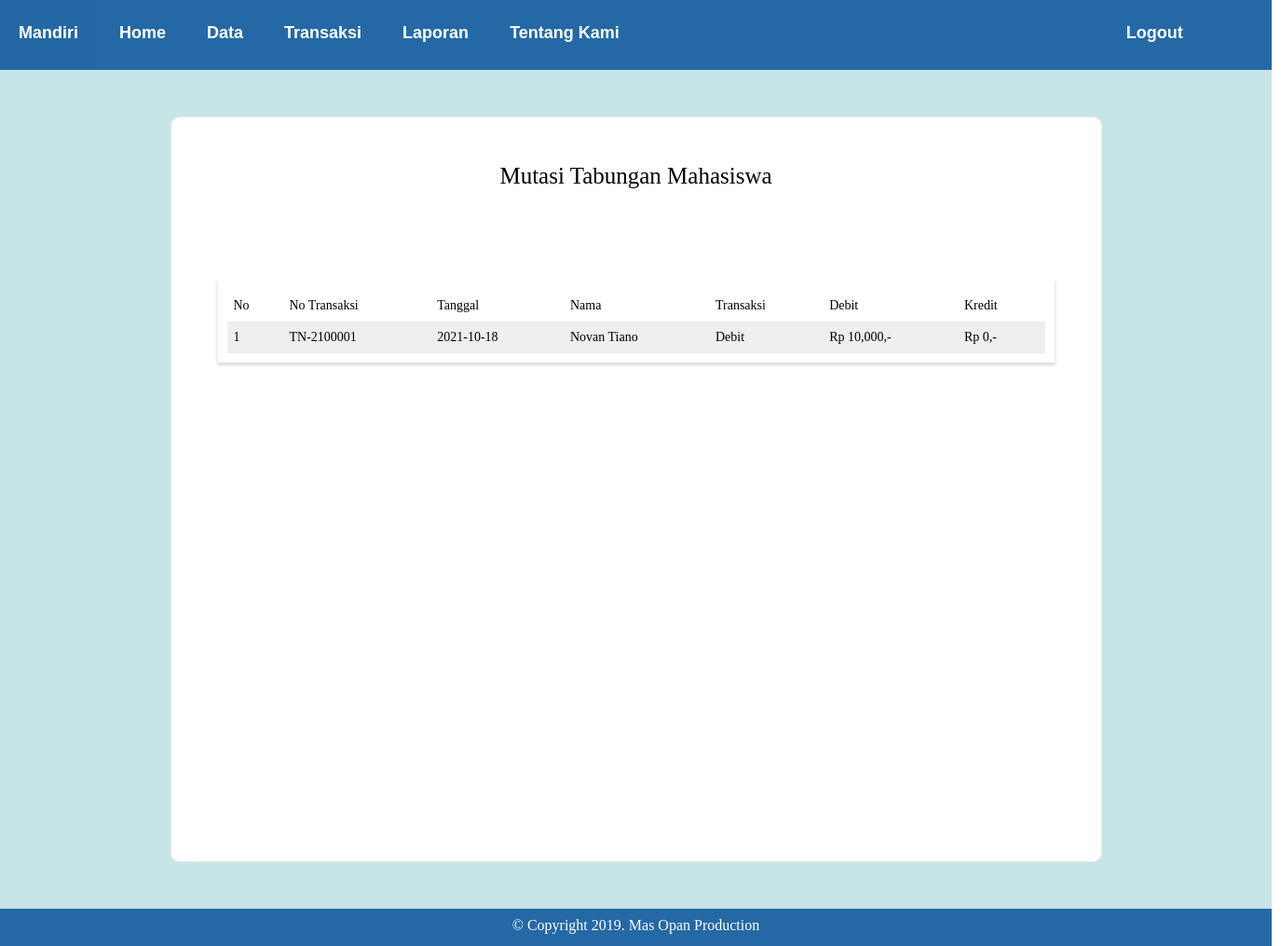
The app's page /php/mutasi.php (signed in) with its own data.
### tables this page shows
CREATE TABLE `transaksi` (
  `No_Transaksi` varchar(20) NOT NULL,
  `Tanggal` date NOT NULL,
  `Nama` varchar(50) NOT NULL,
  `Jenis_Transaksi` varchar(6) NOT NULL,
  `Debet` int(11) NOT NULL,
  `Kredit` int(11) NOT NULL
);

### php/fungsitransaksi.php (called while the page is built, shortened)
<?php
$conn = mysqli_connect("localhost","root","","tabungansiswa");
function query($query){
	global $conn;
	$result = mysqli_query($conn, $query);
	$rows = [];
	while($row = mysqli_fetch_assoc($result)){
		$rows[] = $row;
	}
	return $rows;
}
function rupiah($angka){
	$hasil_rupiah = "Rp " . number_format($angka) . ",-";
	return $hasil_rupiah;
}
?>

### php/mutasi.php (the view, shortened to what this page needs)
<?php
require("fungsitransaksi.php");
$mahasiswa = query("SELECT * FROM transaksi");
?>
<!DOCTYPE html>
<html>
<head>
	<link rel="stylesheet" type="text/css" href="../css/stylemutasi.css">
</head>
<body>
	<div class="container">
		<div class="header">
			<ul>
				<li class=""><a href="">Mandiri</a></li>
				<li><a href="../index.php">Home</a></li>
				<li><a href="">Data</a>
				</li>
				<li><a href="">Transaksi</a>
				</li>
				<li><a href="">Laporan</a>
				</li>
				<li><a href="tentangkami.php">Tentang Kami</a></li>
			</ul>
			<ul class="logout">
				<li><a href="logout.php">Logout</a></li>
			</ul>
		</div>
		<div class="main">
			<form action="" method="post">
				<div class="judul">
					Mutasi Tabungan Mahasiswa
				</div>
				<div class="tabelmahasiswa">
					<table>
						<thead>
						<?php
						$th = ["No","No Transaksi","Tanggal","Nama","Transaksi","Debit","Kredit"];
						echo "<tr>";
						for($i=0;$i<=6;$i++) {
							echo "<th class = $th[$i]>";
							echo $th[$i];
							echo "</th>";
						}
						echo "</tr>";
						?>
						</thead>
						<tbody>
						<?php $j = 1; ?>
						<?php foreach ($mahasiswa as $row) : ?>
							<tr>
							<td> <?php echo $j; ?> </td>
							<td> <?php echo $row["No_Transaksi"]; ?> </td>
							<td> <?php echo $row["Tanggal"]; ?> </td>
							<td> <?php echo $row["Nama"]; ?> </td>
							<td> <?php echo $row["Jenis_Transaksi"]; ?> </td>
							<td> <?php echo rupiah($row["Debet"]); ?> </td>
							<td><?php echo rupiah($row["Kredit"]);  ?></td>
						    </tr>
						<?php $j++; ?>
						<?php endforeach; ?>
						</tbody>
					</table>
				</div>
			</form>
		</div>
		<div class="footer"> &copy; Copyright 2019. Mas Opan Production</div>
	</div>
</body>
</html>

### css/stylemutasi.css (style rules this page uses)
html, body, div, span, applet, object, iframe, h1, h2, h3, h4, h5, h6, p, blockquote, pre, a, abbr, acronym, address, big, cite, code, del, dfn, em, img, ins, kbd, q, s, samp, small, strike, strong, sub, sup, tt, var, b, u, i, center, dl, dt, dd, ol, ul, li, fieldset, form, label, legend, table, caption, tbody, tfoot, thead, tr, th, td, article, aside, canvas, details, embed, figure, figcaption, footer, header, hgroup, menu, nav, output, ruby, section, summary, time, mark, audio, video { margin: 0; padding: 0; border: 0; font-size: 100%; font: inherit; vertical-align: baseline; }
body { line-height: 1; }
ol, ul { list-style: none; }
table { border-collapse: collapse; border-spacing: 0; }
.container { width: 1365px; height: 500px; margin: auto; padding: 0; position: absolute; }
.header { width: 1365px; height: 75px; margin: auto; background-color: rgb(36,105,165); }
.header ul { text-align: left; display: inline; margin: 0; padding: 0; list-style: none; }
.header ul li { font : bold 14px sans-serif; display: inline-block; position: relative; padding: 25px 20px; }
.header ul li a { text-decoration: none; padding: 25px 0px; color: white; font-size: 18px; }
.logout li { margin-left:500px; }
.main { padding: 50px; background-color: #c5e5e7; }
.main form { margin: auto; width: 1000px; height: 800px; padding-top: 50px; padding-bottom: 50px; padding-right: 50px; padding-left: 50px; background-color: #ffffff; border: 1px solid #eaeaea; border-radius: 10px; box-sizing: border-box; }
.judul { font-size: 25px; font-family: verdana; text-align: center; }
.tabelmahasiswa table { width: 100%; border-collapse: collapse; box-shadow: 0 2px 3px 1px #ddd; overflow: hidden; border: 10px solid #fff; margin-top: 100px; font-size: 14px; }
.tabelmahasiswa th, td { vertical-align: top; padding: 10px 7px; text-align: left; margin: 0; }
.tabelmahasiswa tbody tr:nth-child(odd) { background: #eee; }
.footer { margin:auto; width: auto; height: 20px; padding: 10px; background-color: rgb(36,105,165); text-align: center; color: white; }

### records on screen
transaksi: No_Transaksi "TN-2100001", Tanggal "2021-10-18", Nama "Novan Tiano", Jenis_Transaksi "Debit", Debet "Rp 10,000,-", Kredit "Rp 0,-"

### other values on screen
$th[$i] "No"
$th[$i] "No Transaksi"
$th[$i] "Tanggal"
$th[$i] "Nama"
$th[$i] "Transaksi"
$th[$i] "Debit"
$th[$i] "Kredit"
